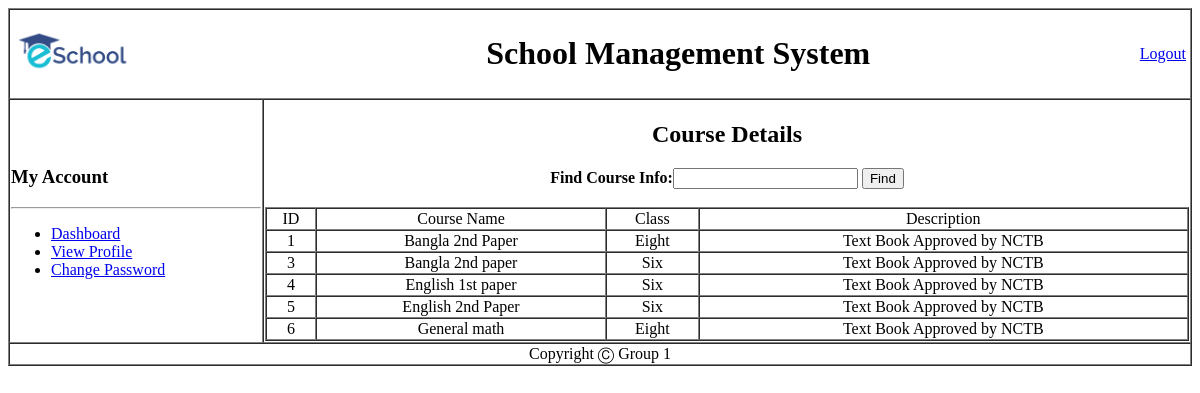
Page /student/view/coursedetails.php (signed in) on the earlier database version.
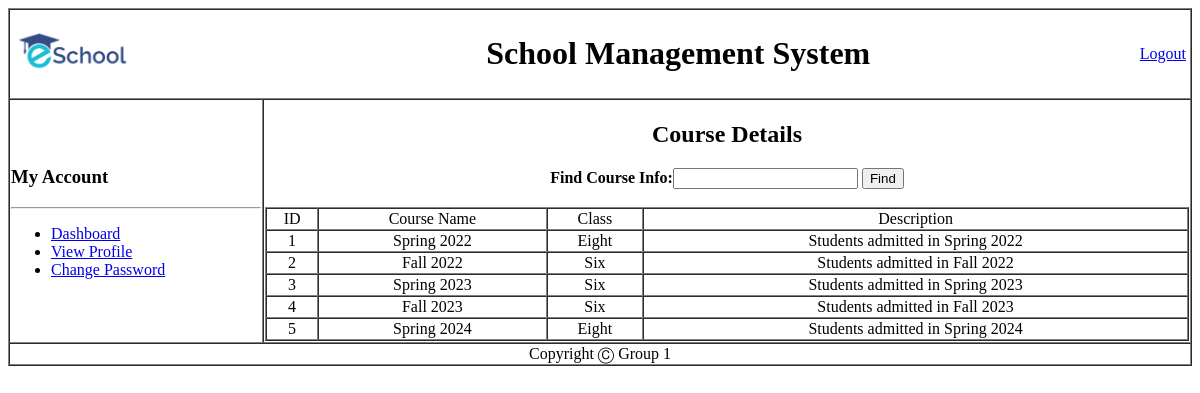
Same page on the later database version.
### tables this page shows
CREATE TABLE `course` (
  `id` int(3) NOT NULL,
  `course_name` varchar(20) NOT NULL,
  `class` varchar(10) NOT NULL,
  `description` varchar(50) NOT NULL
);

### student/Model/DatabaseConnection.php (called while the page is built, shortened)
<?php
	function getAllcourse(){
		$conn = getConnection();
		$sql = "select * from course";
		$result = mysqli_query($conn, $sql);
		$user=[];
		while($row = mysqli_fetch_assoc($result))
		{
			array_push($user, $row);
		}
		return $user;
	}
?>

### student/View/coursedetails.php (the view, shortened to what this page needs)
<?php
require_once('../Model/DatabaseConnection.php');
$courseList=getAllcourse();
include('header.php');
?>
<?php include('sideBar.php'); ?>
        <td>
            <center><h2>Course Details</h2></center>
            <center>
                  <b>Find Course Info:</b><input type="text" onkeyup="ajax()" name="name" id="name">
                  <input type="button" name="" value="Find">
                </center>
          <div id="myh1" class="">
                  <br>
            <?php
                echo "<table border = 1 width='100%' cellspacing = 0  >
                <tr align = 'center'>
                    <td>ID</td>
                    <td>Course Name</td>
                    <td>Class</td>
                    <td>Description</td>
                </tr>";
                for($i = 0; $i<count($courseList); $i++){
                    echo "<tr align = 'center'>
                    <td>{$courseList[$i]['id']}</td>
                    <td>{$courseList[$i]['course_name']}</td>
                    <td>{$courseList[$i]['class']}</td>
                    <td>{$courseList[$i]['description']}</td>
                </tr>";
                }
                echo "</table>";
                ?>
                </div>
        </td>
      </tr>
      <?php include('footer.php'); ?>

Differences in the rows shown:
removed course: id "6", course_name "General math", class "Eight", description "Text Book Approved by NCTB"
changed course id 1: course_name "Bangla 2nd Paper" → "Spring 2022"; description "Text Book Approved by NCTB" → "Students admitted in Spring 2022"
added course: id "2", course_name "Fall 2022", class "Six", description "Students admitted in Fall 2022"
changed course id 3: course_name "Bangla 2nd paper" → "Spring 2023"; description "Text Book Approved by NCTB" → "Students admitted in Spring 2023"
changed course id 4: course_name "English 1st paper" → "Fall 2023"; description "Text Book Approved by NCTB" → "Students admitted in Fall 2023"
changed course id 5: course_name "English 2nd Paper" → "Spring 2024"; class "Six" → "Eight"; description "Text Book Approved by NCTB" → "Students admitted in Spring 2024"
